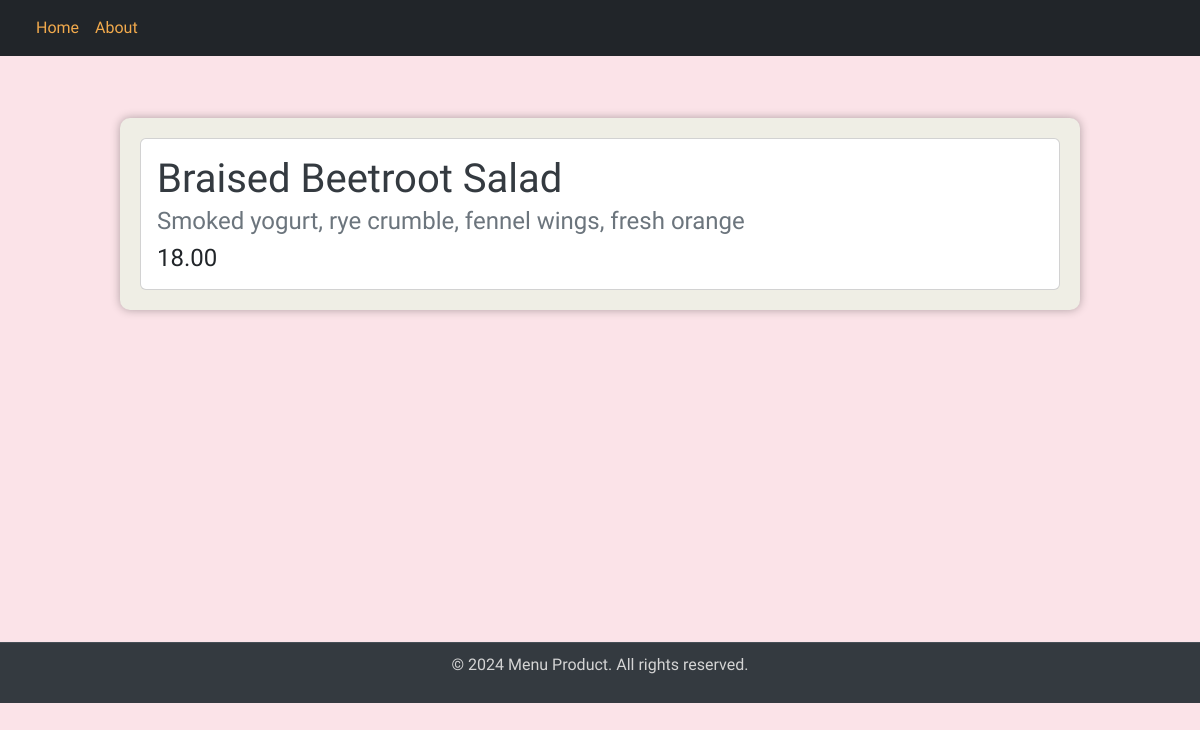
The page /item/6/ on the database its author committed.
### restaurant_menu/models.py (models this page shows, shortened)
class Item(models.Model):
    meal = models.CharField(max_length=100, unique=True)
    description = models.CharField(max_length=2000)
    price = models.DecimalField(max_digits=10, decimal_places=2)
    meal_type = models.CharField(max_length=200, choices=MEAL_TYPE)
    author = models.ForeignKey(User, on_delete=models.PROTECT)
    status = models.IntegerField(choices=STATUS, default=1)
    date_created = models.DateTimeField(auto_now_add=True)
    date_update = models.DateTimeField(auto_now=True)

### restaurant_menu/views.py (the view)
# urls.py: path('item/<int:pk>/', MenuItemDetail.as_view(), name='menu_item'),
class MenuItemDetail(generic.DetailView):
    model = Item
    template_name = "menu_item_detail.html"

### restaurant_menu/templates/menu_item_detail.html
{% extends 'base.html' %}
{% block content  %}
<div class="container mt-5">
    <div class="card">
        <div class="card-body">
            <h1 class="card-title">{{ item.meal }}</h1>
            <h4 class="card-subtitle mb-2 text-muted">{{ item.description }}</h4>
            <h4 class="card-text">{{ item.price }}</h4>
        </div>
    </div>
</div>
<br>
<br>
<br>
<br>
<br>
<br>
<br>
<br>
<br>
<br>
<br>
<br>
<br>
{% endblock content %}

### restaurant_menu/templates/base.html (style rules this page uses)
body { display: flex; flex-direction: column; min-height: 100vh; background-color: #fbe3e8; font-family: 'Jaro', sans-serif; margin: 0; }
.container { max-width: 960px; background-color: #efeee5; padding: 20px; border-radius: 10px; box-shadow: 0 0 10px rgba(0, 0, 0, 0.3); position: relative; top:70px; overflow-y: auto; }
h1, h2 { color: #343a40; }

### rows shown on the page
Item: meal "Braised Beetroot Salad", description "Smoked yogurt, rye crumble, fennel wings, fresh orange", price "18.00"
